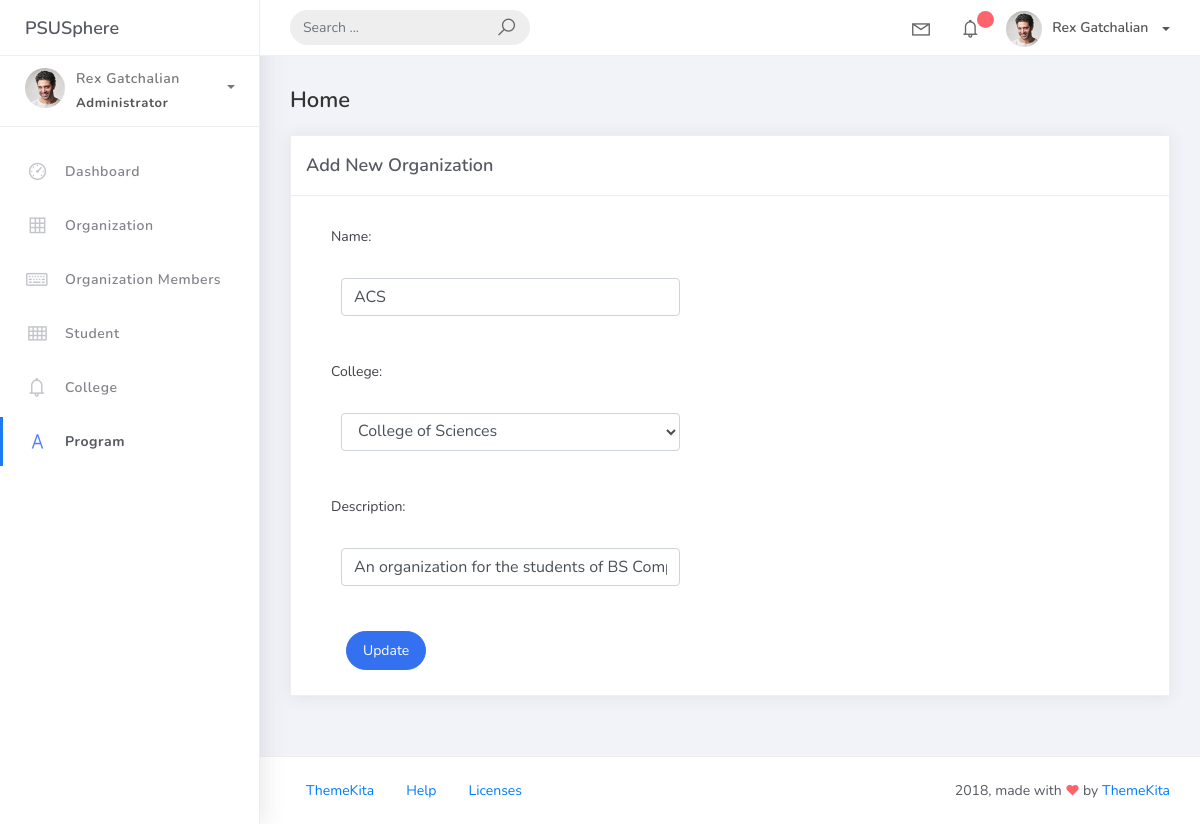
The page /orglist/1/edit on the database as committed earlier.
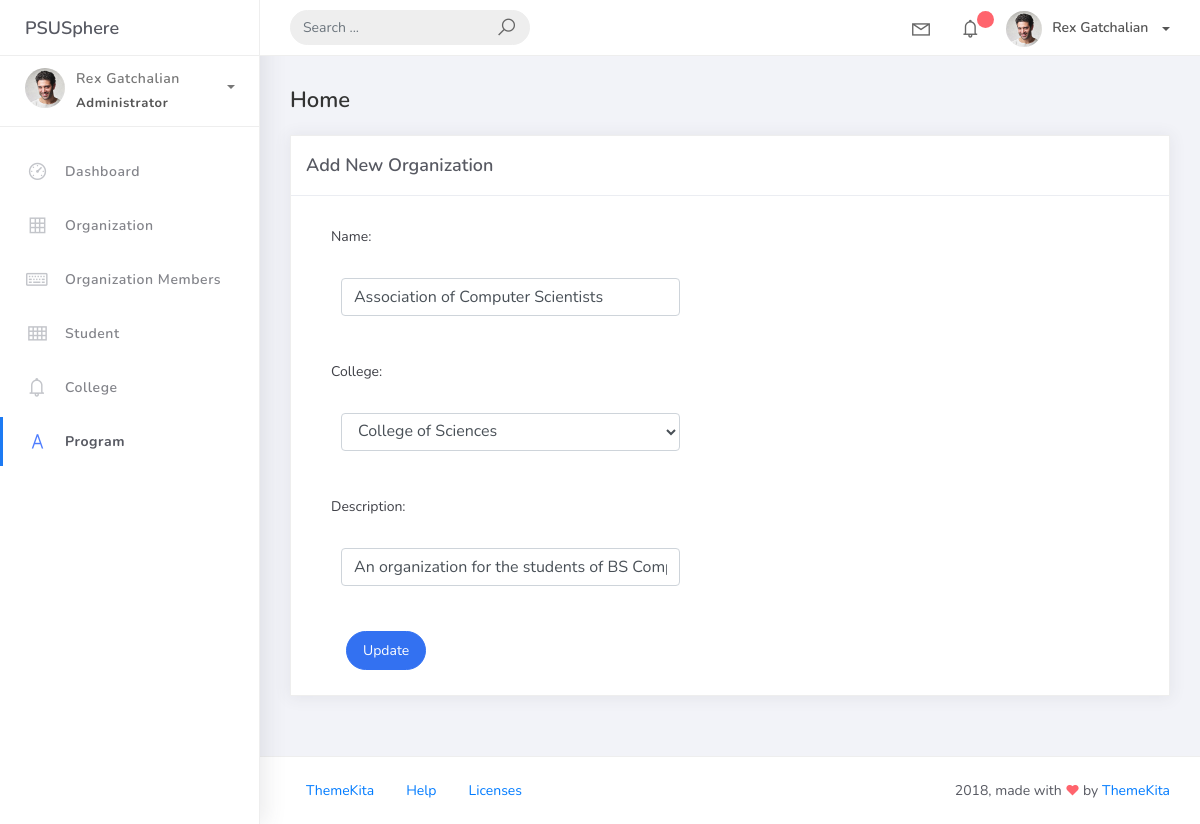
The same page on the database as committed later.
### psusphere/models.py (models this page shows, shortened)
class BaseModel(models.Model):
    created_at = models.DateTimeField(auto_now_add=True, db_index=True)
    updated_at = models.DateTimeField(auto_now=True)
    class Meta:
        abstract = True

class Organization(BaseModel):
    name = models.CharField(max_length=250)
    college = models.ForeignKey(College, null=True, blank=True, on_delete=models.CASCADE)
    description = models.CharField(max_length=500)

### psusphere/views.py (the view, shortened to what this page needs)
# urls.py: path('orglist/<pk>/edit', OrganizationUpdateView.as_view(), name='org_edit'),
class OrganizationUpdateView(UpdateView):
    model = Organization
    form_class = OrganizationForm
    context_object_name = "organization"
    template_name = "organization/org_edit_form.html"
    success_url = reverse_lazy('org_list')

### psusphere/forms.py
class OrganizationForm(ModelForm):
    class Meta:
        model = Organization
        fields = "__all__"

### psusphere/models.py (called while the page is built)
    def __str__(self):
        return self.college_name

### projectsite/templates/organization/org_edit_form.html (shortened to what this page needs)
{% extends 'base.html' %}
{% load static %}
{% block content %}
<div class="content">
    <div class="container-fluid">
        <h4 class="page-title">Home</h4>
        <div class="row">
            <div class="col-md-12">
                <div class="card">
                    <div class="card-header">
                        <div class="card-title">Add New Organization</div>
                    </div>
                    <div class="col-md-6">
                        <div class="card-body">
                            <form action="" method="post" novalidate>
                                {% include 'includes/form.html' %}
                                <div class="form-group">
                                    <div class="col-md-12 col-sm-3">
                                        <button type="submit" class="btn btn-primary btn-rounded">Update</button>
                                    </div>
                                </div>
                            </form>
                        </div>
                    </div>
                </div>
            </div>
        </div>
    </div>
</div>
{% endblock %}

### projectsite/templates/includes/form.html (shortened to what this page needs)
{% load widget_tweaks %}
{% for field in form %}
<div class="field item form-group">
        <label>{{ field.label_tag }}</label>
    <div class="form-group">
        {% render_field field class="form-control" %}
    </div>
</div>
{% endfor %}

Rows that differ between the two databases and show on the page:
changed Organization "College of Sciences": name "ACS" → "Association of Computer Scientists"
